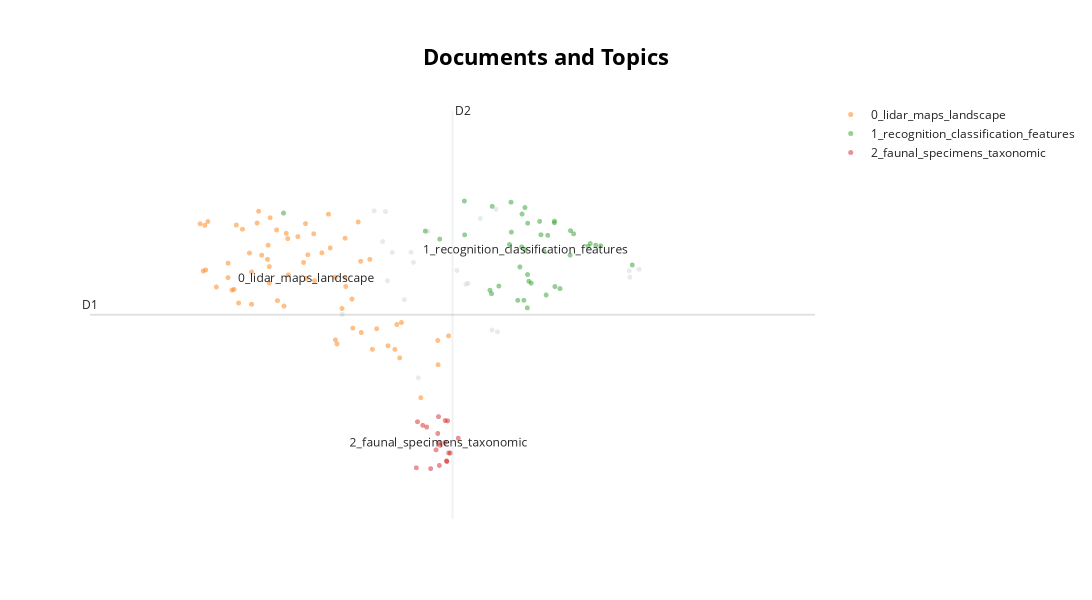

The cell this chart's notebook holds for it:
### Code cell
# Visualisation of the cluster
visualization = topic_model.visualize_documents(
    df,
    height=600
)
visualization
